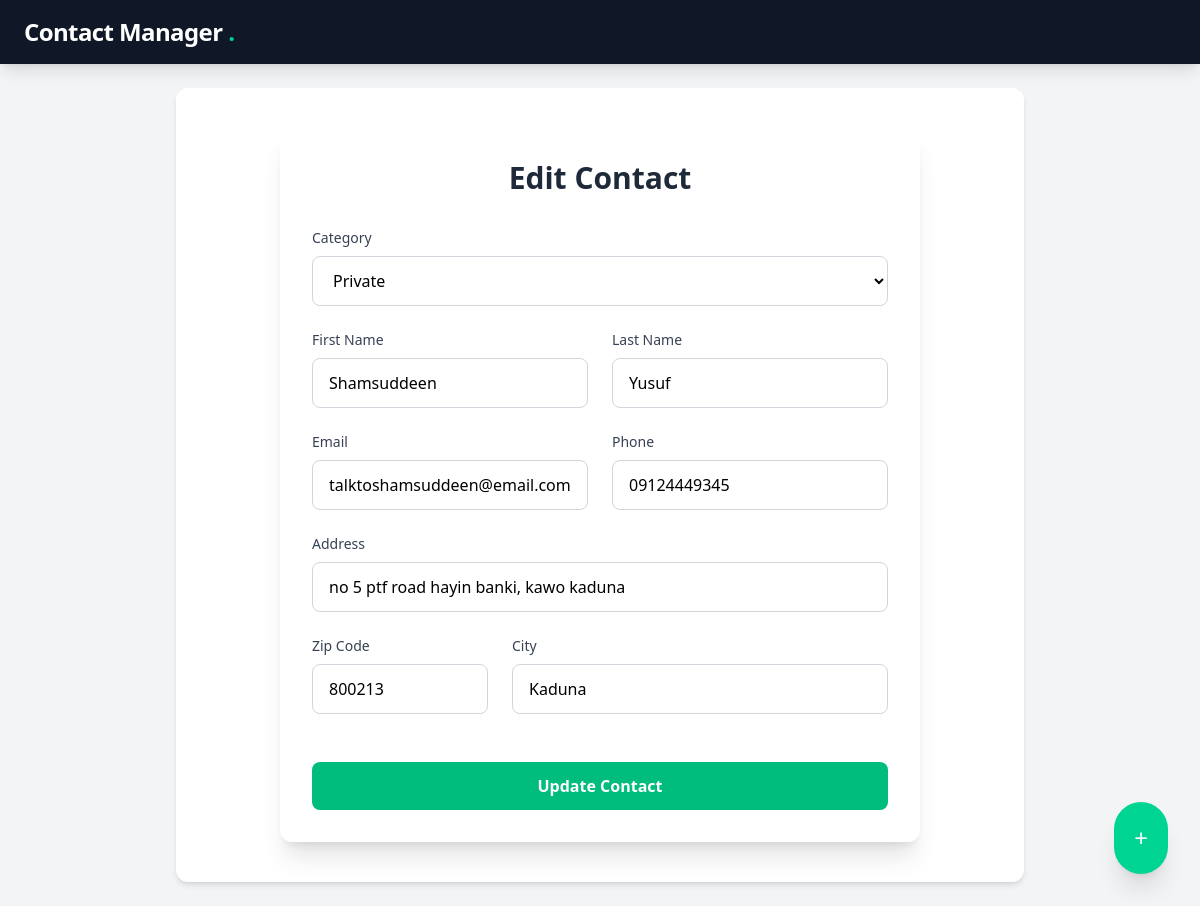
Page /contacts/3/ on the committed database.
### contact/models.py (models this page shows, shortened)
class Contact(models.Model):
	category = models.ForeignKey(Category, related_name='contacts', on_delete=models.CASCADE)
	first_name = models.CharField(max_length=50)
	last_name = models.CharField(max_length=50)
	email = models.EmailField()
	phone = models.CharField(max_length=15)
	address = models.CharField(max_length=255)
	zipcode = models.CharField(max_length=50)
	city = models.CharField(max_length=50)

class Category(models.Model):
	title = models.CharField(max_length=255)

### contact/views.py (the view, shortened to what this page needs)
# urls.py: path('<int:pk>/', views.edit, name='edit_contact'),
def edit(request, pk):
	contact = get_object_or_404(Contact, pk=pk)
	categories = Category.objects.all()
	return render(request, 'contact/edit.html', {
		'contact': contact, 'categories': categories,
	})

### contact/templates/contact/edit.html (shortened to what this page needs)
{% extends 'core/base.html' %}
{% block content %}
<div class="max-w-2xl mx-auto p-4">
    <div class="bg-white rounded-xl shadow-xl p-8">
        <h2 class="text-3xl font-bold text-gray-800 mb-8 text-center">
            {% if contact %}Edit Contact{% else %}Add New Contact{% endif %}
        </h2>
        <form method="post" action="." class="space-y-6">
            <div class="space-y-2">
                <label class="block text-sm font-medium text-gray-700">Category</label>
                <select name="category"
                        class="w-full px-4 py-3 rounded-lg border border-gray-300 focus:border-emerald-500 focus:ring-2 focus:ring-emerald-200 transition-all outline-none">
                    {% for category in categories %}
                        <option value="{{ category.id }}"
                                {% if category.id == contact.category_id %} selected {% endif %}
                                class="text-gray-800">
                            {{ category.title }}
                        </option>
                    {% endfor %}
                </select>
            </div>
            <div class="grid grid-cols-1 md:grid-cols-2 gap-6">
                <div class="space-y-2">
                    <label class="block text-sm font-medium text-gray-700">First Name</label>
                    <input type="text" value="{{ contact.first_name }}" name="first_name"
                           class="w-full px-4 py-3 rounded-lg border border-gray-300 focus:border-emerald-500 focus:ring-2 focus:ring-emerald-200 transition-all outline-none"
                           placeholder="John">
                </div>
                <div class="space-y-2">
                    <label class="block text-sm font-medium text-gray-700">Last Name</label>
                    <input type="text" value="{{ contact.last_name }}" name="last_name"
                           class="w-full px-4 py-3 rounded-lg border border-gray-300 focus:border-emerald-500 focus:ring-2 focus:ring-emerald-200 transition-all outline-none"
                           placeholder="Doe">
                </div>
            </div>
            <div class="grid grid-cols-1 md:grid-cols-2 gap-6">
                <div class="space-y-2">
                    <label class="block text-sm font-medium text-gray-700">Email</label>
                    <input type="email" value="{{ contact.email }}" name="email"
                           class="w-full px-4 py-3 rounded-lg border border-gray-300 focus:border-emerald-500 focus:ring-2 focus:ring-emerald-200 transition-all outline-none"
                           placeholder="john@example.com">
                </div>
                <div class="space-y-2">
                    <label class="block text-sm font-medium text-gray-700">Phone</label>
                    <input type="text" value="{{ contact.phone }}" name="phone"
                           class="w-full px-4 py-3 rounded-lg border border-gray-300 focus:border-emerald-500 focus:ring-2 focus:ring-emerald-200 transition-all outline-none"
                           placeholder="+1 (555) 000-0000">
                </div>
            </div>
            <div class="space-y-6">
                <div class="space-y-2">
                    <label class="block text-sm font-medium text-gray-700">Address</label>
                    <input type="text" value="{{ contact.address }}" name="address"
                           class="w-full px-4 py-3 rounded-lg border border-gray-300 focus:border-emerald-500 focus:ring-2 focus:ring-emerald-200 transition-all outline-none"
                           placeholder="Street address">
                </div>
                <div class="grid grid-cols-1 md:grid-cols-3 gap-6">
                    <div class="space-y-2">
                        <label class="block text-sm font-medium text-gray-700">Zip Code</label>
                        <input type="text" value="{{ contact.zipcode }}" name="zipcode"
                               class="w-full px-4 py-3 rounded-lg border border-gray-300 focus:border-emerald-500 focus:ring-2 focus:ring-emerald-200 transition-all outline-none"
                               placeholder="12345">
                    </div>
                    <div class="space-y-2 md:col-span-2">
                        <label class="block text-sm font-medium text-gray-700">City</label>
                        <input type="text" value="{{ contact.city }}" name="city"
                               class="w-full px-4 py-3 rounded-lg border border-gray-300 focus:border-emerald-500 focus:ring-2 focus:ring-emerald-200 transition-all outline-none"
                               placeholder="City name">
                    </div>
                </div>
            </div>
            <div class="pt-6">
                <button class="w-full py-3 px-6 bg-emerald-500 hover:bg-emerald-600 text-white font-semibold rounded-lg
                             transition-all duration-200 transform hover:scale-105 focus:outline-none focus:ring-2
                             focus:ring-emerald-500 focus:ring-offset-2">
                    {% if contact %}Update Contact{% else %}Create Contact{% endif %}
                </button>
            </div>
        </form>
    </div>
</div>
{% endblock %}

### rows in the picture
Contact: category "Private", first_name "Shamsuddeen", last_name "Yusuf", email "talktoshamsuddeen@email.com", phone "09124449345", address "no 5 ptf road hayin banki, kawo kaduna", zipcode "800213", city "Kaduna"
